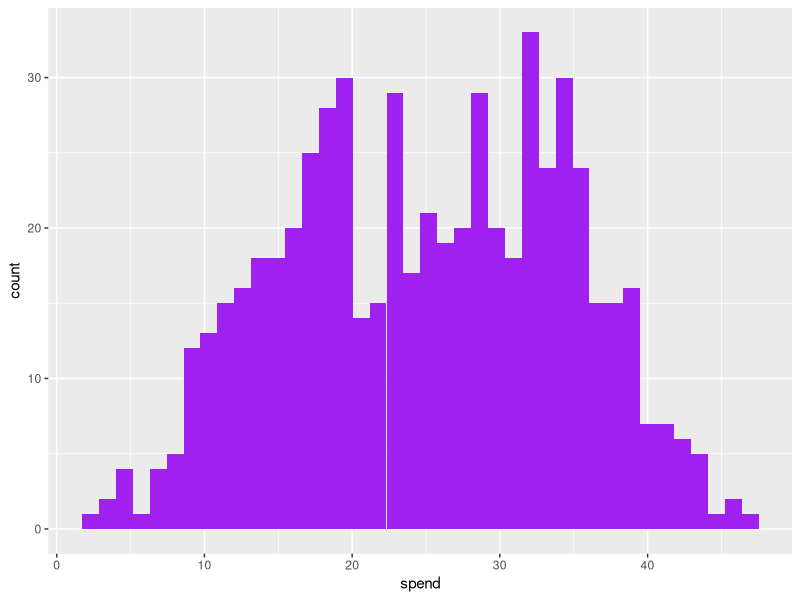
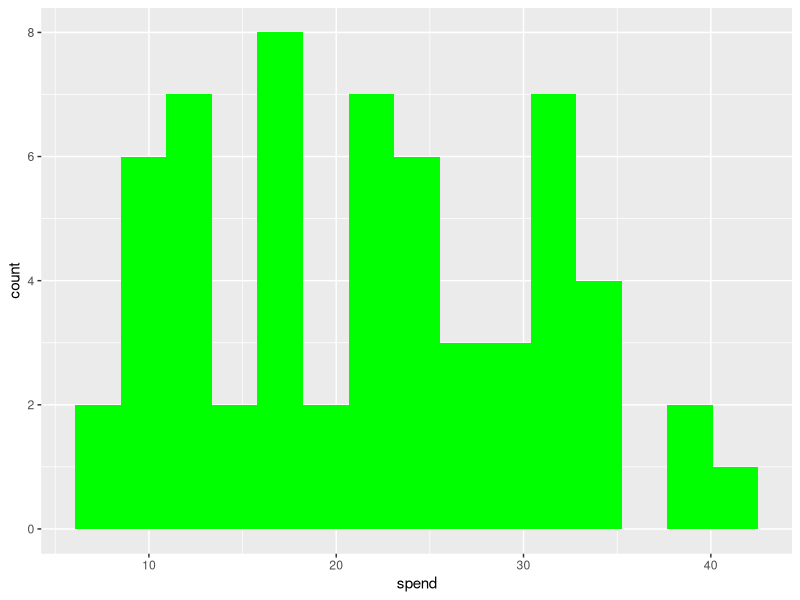
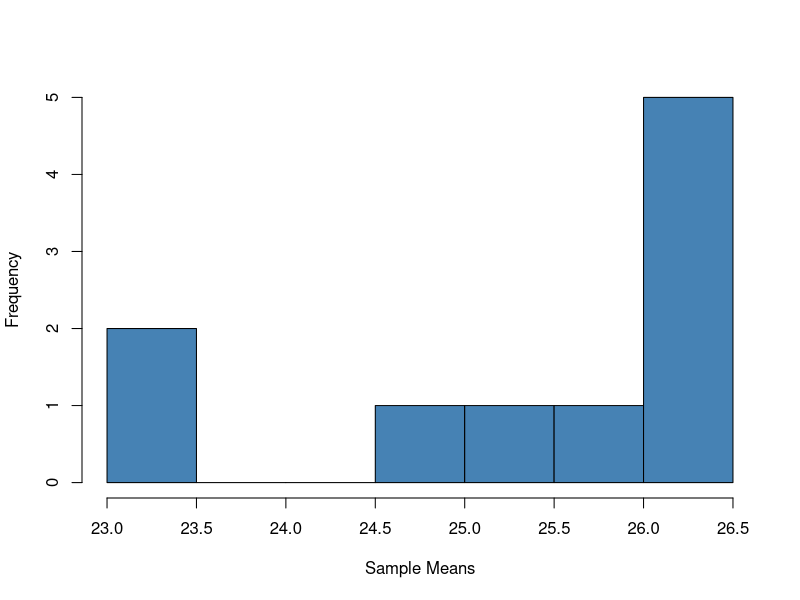

These charts were generated, in order, by the following R code:
# Make a dataframe with 600 data points using stratified sampling

library(dplyr)
library(tidyverse)

# Declare some Parameters
sam_n = 60.0

# Make this example reproducible
set.seed(1)

# Create the spend figures per group
s1 <- abs(rnorm(150, mean=35, sd=5))
s2 <- abs(rnorm(150, mean=30, sd=5))
s3 <- abs(rnorm(150, mean=20, sd=5))
s4 <- abs(rnorm(150, mean=15, sd=5))

spend = c(s1, s2, s3, s4)
spend

#create data frame
df <- data.frame(group = rep(c('LH C', 'LH FO', 'SH C', 'SH FO'), each=150),
                 spend)

df <- tibble::rowid_to_column(df, "ID")

#view first six rows of data frame
head(df)

# Descriptive Statistics for the whole population
summary(df)
df %>% glimpse()
ggplot(data = df, aes(x = spend)) +
  geom_histogram(bins=40, fill = 'purple')

# Create a sampling function
sampling_function <- function(df_name) {
  
  samID <- sample(df_name$ID, size = sam_n)
  # print("hello from your function")
  sam <- filter(df_name, ID %in% samID)
  print(sam)
  return (sam)
}

# Get a test sample
sam <- sampling_function(df)
sam

# Get the confidence inteval for 95% manually
sam_mean = mean(sam$spend)
sam_sd = sd(sam$spend)
standard_error = sam_sd / sqrt(sam_n)
standard_error
int_low = sam_mean - (1.96 * standard_error)
int_high = sam_mean + (1.96 * standard_error)
print(paste("Mean", sam_mean, " 95% [", int_low, ",", int_high, "]"))

# Get the same inteval using a model
test <- lm(spend ~ 1, sam)
summary(test)
confint(test, level=0.95)


# Summary of our sample
summary(sam)
sam %>% glimpse()
ggplot(data = sam, aes(x = spend)) +
  geom_histogram(bins=15, fill = 'green')

# Generate a Sampling Distribution in R
# Define number of samples
n = 10

# Create empty vector of length n
sample_means = rep(NA, n)

# Fill empty vector with means
for(i in 1:n){
  sample_means[i] = c(mean(sampling_function(df)$spend))
}

# View first six sample means
head(sample_means)

#create histogram to visualize the sampling distribution
hist(sample_means, main = "", xlab = "Sample Means", col = "steelblue")

summary(sample_means)
summary(df$spend)

